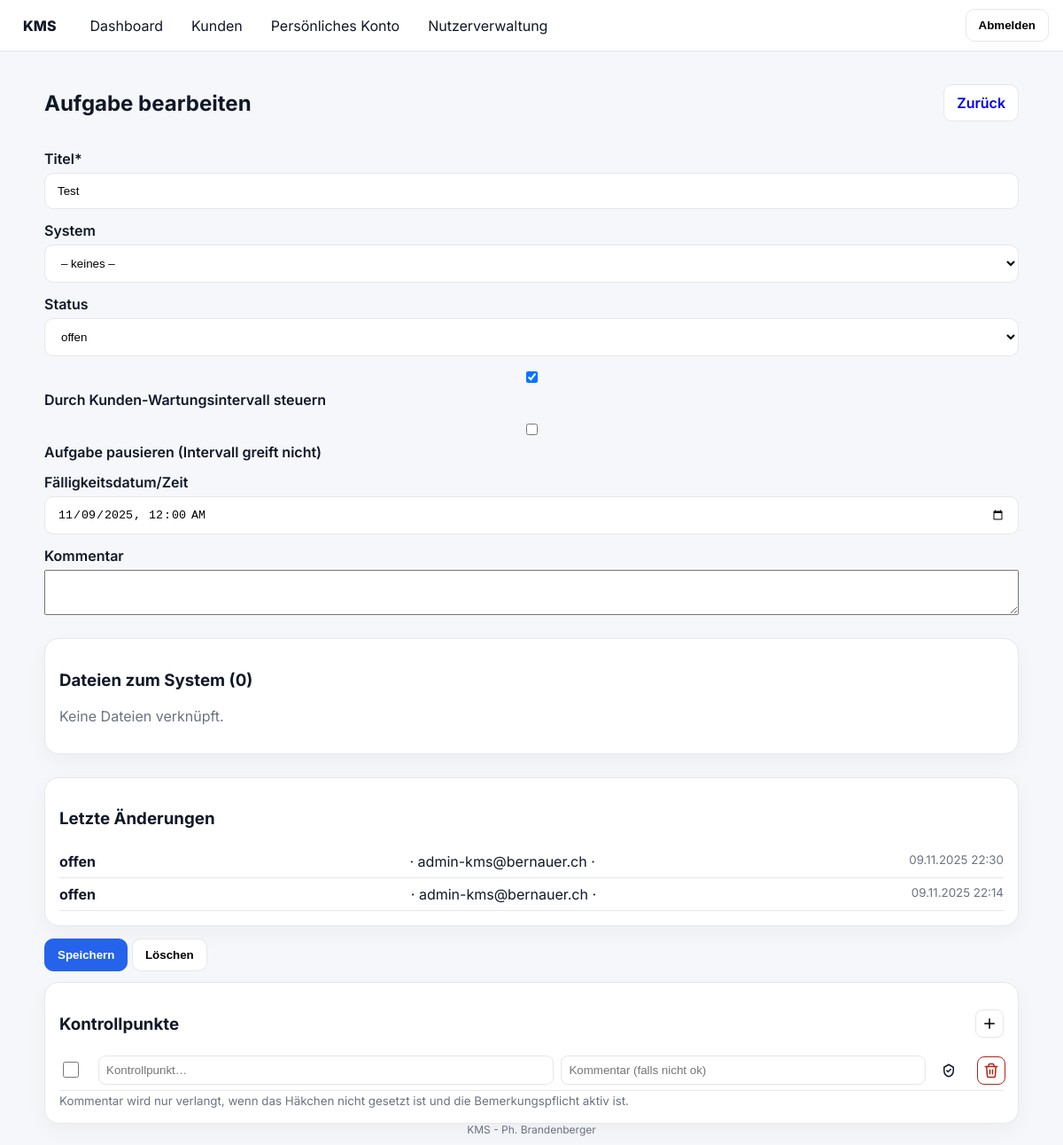
/?route=task_edit&id=8 (signed in), run on the app's committed database.
### tables this page shows
CREATE TABLE `tasks` (
  `id` int(10) UNSIGNED NOT NULL,
  `customer_id` int(10) UNSIGNED NOT NULL,
  `system_id` int(10) UNSIGNED DEFAULT NULL,
  `title` varchar(255) NOT NULL,
  `description` text DEFAULT NULL,
  `status` enum('offen','ausstehend','erledigt','fehlgeschlagen','pausiert') NOT NULL DEFAULT 'offen',
  `is_paused` tinyint(1) NOT NULL DEFAULT 0,
  `pause_reason` varchar(500) DEFAULT NULL,
  `is_recurring` tinyint(1) NOT NULL DEFAULT 1,
  `due_date` date DEFAULT NULL,
  `comment` text DEFAULT NULL,
  `created_by` int(10) UNSIGNED DEFAULT NULL,
  `assigned_to` int(10) UNSIGNED DEFAULT NULL,
  `completed_at` datetime DEFAULT NULL,
  `confirmed_by` int(10) UNSIGNED DEFAULT NULL,
  `failure_comment` text DEFAULT NULL,
  `created_at` timestamp NOT NULL DEFAULT current_timestamp()
);

CREATE TABLE `task_status_log` (
  `id` int(10) UNSIGNED NOT NULL,
  `task_id` int(10) UNSIGNED NOT NULL,
  `status` enum('offen','ausstehend','erledigt','pausiert') NOT NULL,
  `comment` varchar(1000) DEFAULT NULL,
  `changed_by` int(10) UNSIGNED DEFAULT NULL,
  `changed_at` timestamp NOT NULL DEFAULT current_timestamp()
);

CREATE TABLE `users` (
  `id` int(10) UNSIGNED NOT NULL,
  `email` varchar(255) NOT NULL,
  `password_hash` varchar(255) NOT NULL,
  `role` enum('Admin','Projektleiter','LeitenderTechniker','Techniker','Mitarbeiter','Lernender') NOT NULL DEFAULT 'Mitarbeiter',
  `is_active` tinyint(1) NOT NULL DEFAULT 1,
  `created_at` timestamp NOT NULL DEFAULT current_timestamp()
);

### src/DB.php (called while the page is built, shortened)
<?php
class DB {
  public static function pdo(): PDO {
    static $pdo = null;
    if ($pdo) return $pdo;
    $dsn = 'mysql:host='.Config::DB_HOST
         . ';port='.Config::DB_PORT
         . ';dbname='.Config::DB_NAME
         . ';charset='.Config::DB_CHARSET;
    $opts = [
      PDO::ATTR_ERRMODE            => PDO::ERRMODE_EXCEPTION,
      PDO::ATTR_DEFAULT_FETCH_MODE => PDO::FETCH_ASSOC,
      PDO::ATTR_EMULATE_PREPARES   => false,
    ];
    try {
      $pdo = new PDO($dsn, Config::DB_USER, Config::DB_PASS, $opts);
    } catch (PDOException $e) {
      http_response_code(500);
      exit('DB-Verbindung fehlgeschlagen: '.$e->getMessage());
    }
    return $pdo;
  }
}

### src/TaskRepo.php (called while the page is built, shortened)
<?php
class TaskRepo {
public static function find(int $id): ?array {
  $st = DB::pdo()->prepare("SELECT * FROM tasks WHERE id = ? LIMIT 1");
  $st->execute([$id]);
  return $st->fetch() ?: null;
}
}

### src/FileRepo.php (called while the page is built, shortened)
<?php
class FileRepo
{
    public static function listByTask(int $taskId): array
    {
        $sql = "
            SELECT f.*
            FROM customer_file_tasks cft
            JOIN customer_files f ON f.id = cft.file_id
            WHERE cft.task_id = ?
            ORDER BY f.id DESC
        ";
        $st = DB::pdo()->prepare($sql);
        $st->execute([$taskId]);
        return $st->fetchAll(PDO::FETCH_ASSOC) ?: [];
    }
}

### src/TaskStatusLogRepo.php (called while the page is built, shortened)
<?php
class TaskStatusLogRepo
{
	public static function listRecent(int $taskId, int $limit = 10): array {
	  $st = DB::pdo()->prepare("
		SELECT tsl.*, u.email AS user_email
		FROM task_status_log tsl
		LEFT JOIN users u ON u.id = tsl.changed_by
		WHERE tsl.task_id = ?
		ORDER BY tsl.changed_at DESC, tsl.id DESC
		LIMIT ?
	  ");
	  $st->bindValue(1, $taskId, PDO::PARAM_INT);
	  $st->bindValue(2, $limit, PDO::PARAM_INT);
	  $st->execute();
	  return $st->fetchAll(PDO::FETCH_ASSOC) ?: [];
	}
}

### views/task_edit.php (the view, shortened to what this page needs)
<section class="dash">
  <header class="dash-header">
    <div><h2>Aufgabe bearbeiten</h2></div>
    <div class="actions"><a class="btn" href="?route=customer_view&id=<?= (int)$t['customer_id'] ?>">Zurück</a></div>
  </header>
  <form method="post" action="?route=task_update&id=<?= (int)$t['id'] ?>" class="form">
    <label>Titel* <input type="text" name="title" required value="<?= htmlspecialchars($t['title']) ?>"></label>
    <div class="grid">
      <label>System
        <select name="system_id">
          <option value="">– keines –</option>
        </select>
      </label>
      <label>Status
        <select name="status">
          <?php $st = $t['status']; ?>
          <option value="offen"      <?= $st==='offen'?'selected':'' ?>>offen</option>
        </select>
      </label>
    </div>
	<div class="grid">
	  <label>
		<input type="checkbox" name="is_recurring" value="1" <?= !empty($t['is_recurring'])?'checked':'' ?>>
		Durch Kunden-Wartungsintervall steuern
	  </label>
	  <label>
		<input type="checkbox" name="is_paused" value="1" <?= !empty($t['is_paused'])?'checked':'' ?>>
		Aufgabe pausieren (Intervall greift nicht)
	  </label>
	</div>
    <label>Fälligkeitsdatum/Zeit
      <input type="datetime-local" name="due_date"
             value="<?= !empty($t['due_date']) ? date('Y-m-d\TH:i', strtotime($t['due_date'])) : '' ?>">
    </label>
    <label>Kommentar
      <textarea name="comment" rows="3"><?= htmlspecialchars($t['comment'] ?? '') ?></textarea>
    </label>
	<?php $files = \App\FileRepo::listByTask((int)$t['id']); ?>
	<div class="card" style="margin-top:12px">
	  <h3>Dateien zum System (<?= count($files) ?>)</h3>
	  <?php if (!$files): ?><p class="muted">Keine Dateien verknüpft.</p>
	  <?php endif; ?>
	</div>
	<?php if (!empty($t['id'])):
	  $log = \App\TaskStatusLogRepo::listRecent((int)$t['id'], 10);
	?>
	  <div class="card" style="margin-top:12px">
		<h3>Letzte Änderungen</h3>
		<?php if (!$log): ?>
		  <p class="muted">Keine Einträge.</p>
		<?php else: ?>
		  <ul class="simple-list">
			<?php foreach ($log as $row): ?>
			  <li>
				<strong><?= htmlspecialchars($row['status']) ?></strong>
				· <?= htmlspecialchars($row['user_email'] ?? '—') ?>
				· <small class="muted"><?= htmlspecialchars(date('d.m.Y H:i', strtotime($row['changed_at']))) ?></small>
			  </li>
			<?php endforeach; ?>
		  </ul>
		<?php endif; ?>
	  </div>
	<?php endif; ?>
    <div class="flex gap">
      <button class="btn primary" type="submit">Speichern</button>
      <form method="post" action="?route=task_delete&id=<?= (int)$t['id'] ?>" onsubmit="return confirm('Aufgabe wirklich löschen?');" style="display:inline">
        <button class="btn danger" type="submit">Löschen</button>
      </form>
    </div>
	<?php
	if (!isset($checkpoints)) {
	  $cp_ids=$cp_labels=$cp_done=$cp_req=$cp_cmts=$cp_orders=[];
	}
	?>
	<div class="card" style="margin-top:12px">
	  <div class="card-head-between">
		<h3>Kontrollpunkte</h3>
		<button type="button" class="icon-btn" title="Neuer Kontrollpunkt" onclick="addCpRow()">
		  <svg class="icon"><use href="#i-plus"/></svg>
		</button>
	  </div>
	  <div id="cpRows" class="cp-grid">
		<?php
		  $count = max(count($cp_labels), 1);
		  for ($i=0; $i<$count; $i++):
			$txt  = htmlspecialchars((string)($cp_labels[$i] ?? ''));
			$done = !empty($cp_done[$i]);
			$cmt  = htmlspecialchars((string)($cp_cmts[$i] ?? ''));
		?>
		  <div class="cp-row">
			<label class="cp-ok" title="OK">
			  <input type="checkbox" name="cp_done[<?= $i ?>]" value="1" <?= $done?'checked':'' ?>>
			</label>
			<input class="cp-text" type="text" name="cp_label[]" value="<?= $txt ?>" placeholder="Kontrollpunkt…" required>
			<input class="cp-comment" type="text" name="cp_comment[]" value="<?= $cmt ?>" placeholder="Kommentar (falls nicht ok)">
			<label class="cp-toggle" title="Bemerkungspflicht bei »nicht ok«">
			  <svg class="icon"><use href="#i-require"/></svg>
			</label>
			<button type="button" class="icon-btn danger" title="Entfernen" onclick="removeCpRow(this)">
			  <svg class="icon"><use href="#i-trash"/></svg>
			</button>
		  </div>
		<?php endfor; ?>
	  </div>
	  <small class="muted">Kommentar wird nur verlangt, wenn das Häkchen nicht gesetzt ist und die Bemerkungspflicht aktiv ist.</small>
	</div>
  </form>
</section>

### public/assets/styles.css (style rules this page uses)
:root { --bg:#f6f7fb; --card:#fff; --muted:#6b7280; --text:#111827; --primary:#2563eb; --border:#e5e7eb; }
* { box-sizing:border-box; }
html,body { margin:0; padding:0; font-family:Inter,system-ui,-apple-system,Segoe UI,Roboto,Arial,sans-serif; color:var(--text); background:var(--bg); }
.form { display:flex; flex-direction:column; gap:14px; margin-top:10px; }
.form label { display:flex; flex-direction:column; gap:6px; font-weight:600; }
.form input, .form select { padding:12px 14px; border:1px solid var(--border); border-radius:10px; background:#fff; outline:none; }
.btn { display:inline-flex; align-items:center; justify-content:center; gap:8px; padding:10px 14px; border:1px solid var(--border); background:#fff; border-radius:10px; cursor:pointer; text-decoration:none; font-weight:600; }
.btn.primary { background:var(--primary); border-color:var(--primary); color:#fff; }
.muted { color:var(--muted); }
.dash { width:min(1100px, 100%); margin-inline:auto; }
.dash-header { display:flex; align-items:center; justify-content:space-between; margin-bottom:18px; }
.card { background:var(--card); border:1px solid var(--border); border-radius:16px; padding:16px; box-shadow:0 8px 24px rgba(0,0,0,.04); }
.grid { display:grid; grid-template-columns:1fr; gap:14px; }
.card-head-between { display:flex;align-items:center;justify-content:space-between;gap:12px }
.simple-list { list-style:none;margin:0;padding:0 }
.simple-list li { display:flex;justify-content:space-between;align-items:flex-start; border-bottom:1px solid var(--border);padding:8px 0 }
.icon { width:18px; height:18px; vertical-align:middle; stroke: currentColor; fill: none; stroke-width: 2; stroke-linecap: round; stroke-linejoin: round; }
.icon-btn { display:inline-flex; align-items:center; justify-content:center; width:32px; height:32px; margin-left:6px; border:1px solid var(--border); border-radius:8px; background:#fff; cursor:pointer; }
.icon-btn.danger { border-color:#b42318; color:#b42318; }
.cp-grid { display:grid;gap:8px }
.cp-row { display:grid;align-items:center; grid-template-columns: 36px 1fr minmax(180px,0.8fr) 36px 36px; gap:8px;border-bottom:1px solid var(--border);padding:6px 0; }
.cp-ok input { width:18px;height:18px }
.cp-text,.cp-comment { width:100%;padding:8px;border:1px solid var(--border);border-radius:8px; background:#fff }
.cp-toggle { display:flex;align-items:center;justify-content:center;gap:6px }

### data on the page
tasks: title "Test", status "offen", is_recurring "☑", due_date "11/09/2025 00:00"
task_status_log: status "offen", changed_by.email "admin-kms@bernauer.ch", changed_at "09.11.2025 22:30"
task_status_log: status "offen", changed_by.email "admin-kms@bernauer.ch", changed_at "09.11.2025 22:14"

### other printed values
count($files) "0"
Config::APP_NAME "KMS - Ph. Brandenberger"
